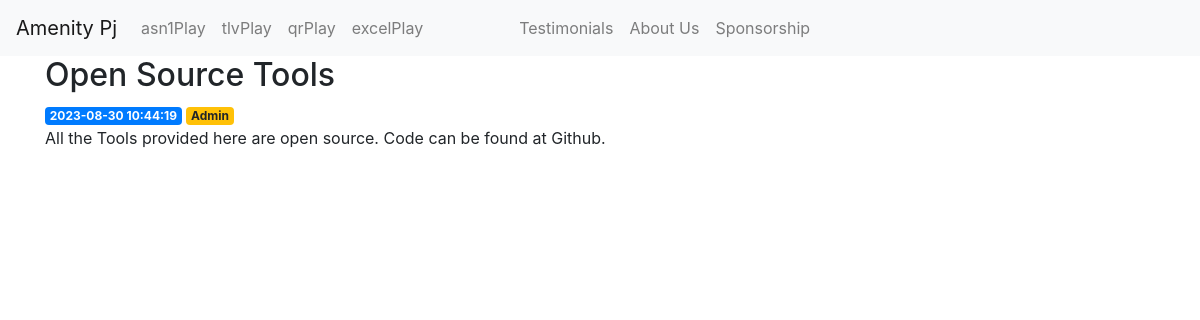
/1, run on an earlier commit of the app's database.
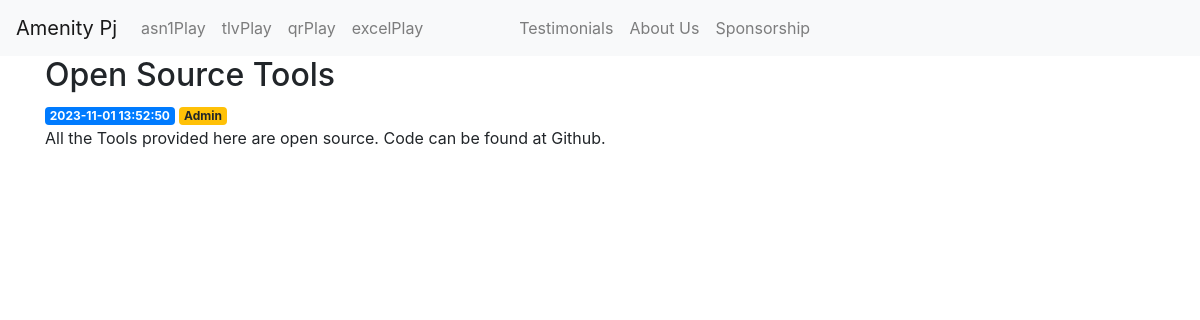
And on a later commit of the database.
### tables this page shows
CREATE TABLE posts (
    id INTEGER PRIMARY KEY AUTOINCREMENT,
    created TIMESTAMP NOT NULL DEFAULT CURRENT_TIMESTAMP,
    title TEXT NOT NULL,
    content TEXT NOT NULL,
    publisher TEXT NULL
);

### app.py (the view)
@app.route('/<int:post_id>')
def post(post_id):
    post = get_post(post_id)
    return render_template('post.html', post=post)

### app.py (called while the page is built)
def get_db_connection():
    path = os.sep.join([os.path.dirname(os.path.realpath(__file__)), 'db', 'database.db'])
    conn = sqlite3.connect(path)
    conn.row_factory = sqlite3.Row
    return conn

def get_post(post_id):
    conn = get_db_connection()
    post = conn.execute('SELECT * FROM posts WHERE id = ?',
                        (post_id,)).fetchone()
    conn.close()
    if post is None:
        abort(404)
    return post

### templates/post.html
{% extends 'base.html' %}
{% block content %}
    <h2>{% block title %} {{ post['title'] }} {% endblock %}</h2>
    <span class="badge badge-primary">{{ post['created'] }}</span>
	<span class="badge badge-warning">{{ post['publisher'] }}</span>
    <p>{{ post['content'] }}</p>
{% endblock %}

What changed in the data, as far as the page shows it:
changed posts "Open Source Tools": created "2023-08-30 10:44:19" → "2023-11-01 13:52:50"
